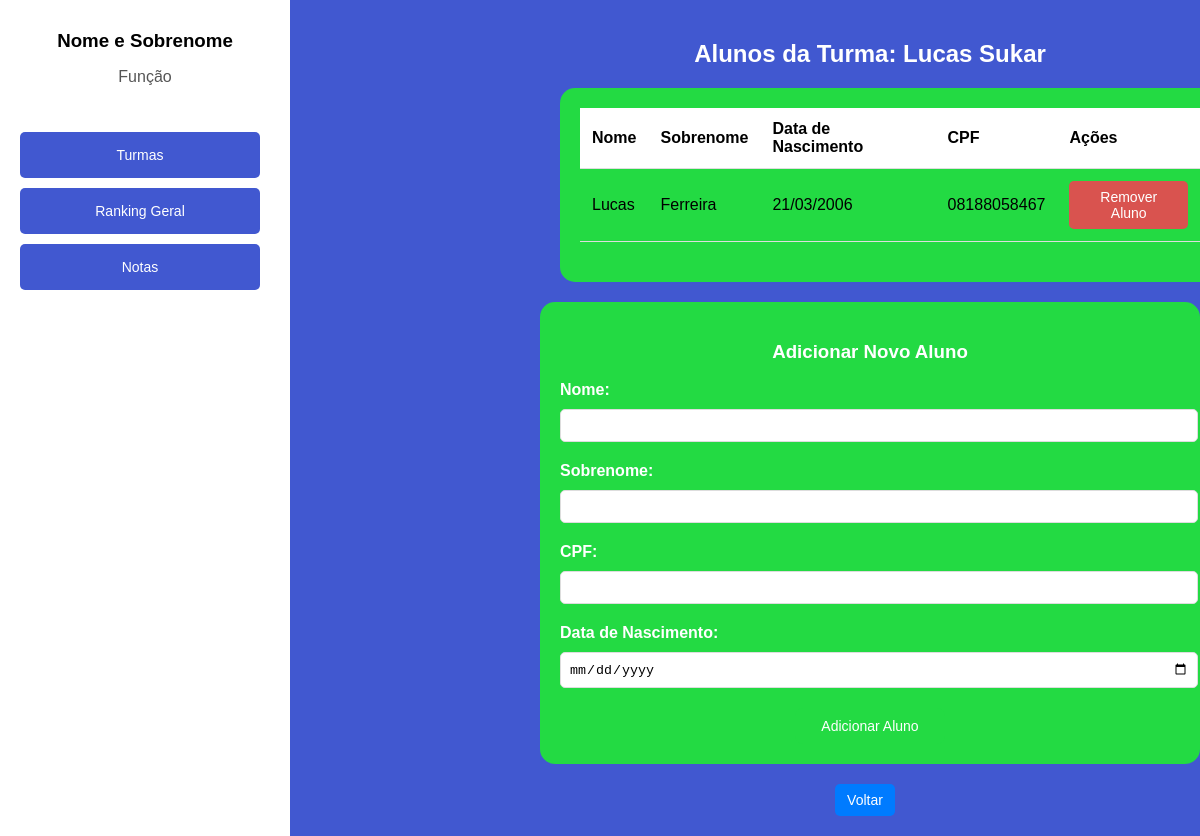
The page /cadastros/turmas/2/alunos/ (signed in) on the database its author committed.
### cadastros/models.py (models this page shows, shortened)
class Turma(models.Model):
    nome = models.CharField(max_length=100)
    unidade = models.ForeignKey(Unidade, on_delete=models.CASCADE, related_name='turmas')

class Aluno(models.Model):
    nome = models.CharField(max_length=30)
    sobrenome = models.CharField(max_length=30)
    cpf = models.CharField(max_length=11, unique=True)
    data_nascimento = models.DateField(blank=True,null=True) # Novo campo para data de nascimento #O usuário vai inserir a data de nascimento e o programa irá calcular a idade
    idade = models.IntegerField(null=True,blank=True)  # Você pode calcular a idade a partir da data de nascimento
    turma = models.ForeignKey(Turma, on_delete=models.CASCADE, related_name='alunos')
    user = models.OneToOneField(User, on_delete=models.CASCADE, null=True, blank=True, related_name='aluno')

### cadastros/views.py (the view, shortened to what this page needs)
# urls.py: path('turmas/<int:turma_id>/alunos/', AlunoView.as_view(), name='listar_alunos'),
class AlunoView(TurmaView):
    login_url = '/login/'
    template_name_list = 'alunos.html'
    template_name_add = 'adicionar_aluno.html'
    def get(self, request, turma_id, aluno_id=None):
        turma = get_object_or_404(Turma, id=turma_id)
        if aluno_id:
            aluno = get_object_or_404(Aluno, id=aluno_id)
            return render(request, self.template_name_edit, {'turma': turma, 'aluno': aluno})
        elif request.path.endswith('adicionar/'):
            return render(request, self.template_name_add, {'turma': turma})
        else:
            alunos = Aluno.objects.filter(turma=turma)
            return render(request, self.template_name_list, {'turma': turma, 'alunos': alunos})

### cadastros/templates/alunos.html (shortened to what this page needs)
<!DOCTYPE html>
<html lang="pt-br">
<head>
</head>
<body>
    <div class="sidebar">
        <div class="profile">
            <h3>Nome e Sobrenome</h3>
            <p>Função</p>
        </div>
        <nav>
            <a href="{% url 'turmas' %}">Turmas</a>
            <a href="#">Ranking Geral</a>
            <a href="#">Notas</a>
        </nav>
    </div>
    <div class="container">
        <h2>Alunos da Turma: {{ turma.nome }}</h2>
        <div class="table-container">
            <table>
                <thead>
                    <tr>
                        <th>Nome</th>
                        <th>Sobrenome</th>
                        <th>Data de Nascimento</th>
                        <th>CPF</th>
                        <th>Ações</th>
                    </tr>
                </thead>
                <tbody>
                    {% for aluno in alunos %}
                    <tr>
                        <td>{{ aluno.nome }}</td>
                        <td>{{ aluno.sobrenome }}</td>
                        <td>{{ aluno.data_nascimento|date:"d/m/Y" }}</td>
                        <td>{{ aluno.cpf }}</td>
                        <td>
                            <form method="post" action="{% url 'remover_aluno' turma.id aluno.id %}" style="display:inline;">
                                <button type="button" class="remover-aluno" onclick="confirmarRemocao(this.form)">Remover Aluno</button>
                            </form>
                        </td>
                    </tr>
                    {% endfor %}
                </tbody>
            </table>
        </div>
        <div class="add-aluno-container">
            <h3>Adicionar Novo Aluno</h3>
            <form method="POST" action="{% url 'adicionar_aluno' turma.id %}">
                <label for="nome">Nome:</label>
                <input type="text" id="nome" name="nome" required><br>
                <label for="sobrenome">Sobrenome:</label>
                <input type="text" id="sobrenome" name="sobrenome" required><br>
                <label for="cpf">CPF:</label>
                <input type="text" id="cpf" name="cpf" required pattern="\d{11}" title="Digite um CPF válido (11 dígitos)"><br>
                <label for="data_nascimento">Data de Nascimento:</label>
                <input type="date" id="data_nascimento" name="data_nascimento" required><br>
                <button type="submit" class="add-aluno">Adicionar Aluno</button>
            </form>
        </div>
        <a href="{% url 'turmas' %}" class="back-link">Voltar</a>
    </div>
</body>
</html>

### cadastros/templates/alunos.html (style rules this page uses)
body { font-family: Arial, sans-serif; background-color: rgb(65, 88, 208); color: #333; margin: 0; padding: 0; display: flex; height: 100vh; flex-direction: column; }
.sidebar { width: 250px; background-color: white; padding: 20px; color: black; display: flex; flex-direction: column; justify-content: flex-start; position: relative; }
.sidebar .profile { text-align: center; margin-bottom: 30px; }
.sidebar .profile h3 { margin: 10px 0 5px; color: black; }
.sidebar .profile p { color: #555; }
.sidebar nav { display: flex; flex-direction: column; }
.sidebar nav a { text-decoration: none; color: white; padding: 15px; border-radius: 5px; background-color: rgb(65, 88, 208); margin-bottom: 10px; text-align: center; }
.container { flex: 1; padding: 20px; background-color: rgb(65, 88, 208); color: white; display: flex; flex-direction: column; align-items: center; overflow-y: auto; }
h2 { text-align: center; color: #fff; margin-top: 20px; }
.table-container { margin: 0 auto; padding: 20px; max-width: 800px; background-color: rgb(35, 218, 67); border-radius: 15px; color: black; width: 100%; }
table { width: 100%; border-collapse: collapse; margin-bottom: 20px; }
th, td { text-align: left; padding: 12px; border-bottom: 1px solid #ddd; }
th { background-color: #ffffff; color: black; font-weight: bold; }
a, button { background-color: #007BFF; color: white; text-decoration: none; padding: 8px 12px; border-radius: 5px; font-size: 14px; cursor: pointer; border: none; }
a { margin-right: 10px; }
.remover-aluno { background-color: #D9534F; }
.add-aluno-container { margin-top: 30px; text-align: center; background-color: rgb(35, 218, 67); padding: 20px; border-radius: 15px; width: 100%; max-width: 800px; }
.add-aluno-container form { display: inline-block; text-align: left; width: 100%; }
label { color: white; font-weight: bold; }
input[type="text"], input[type="number"], input[type="date"] { width: 100%; padding: 8px; margin: 10px 0 20px 0; border-radius: 5px; border: 1px solid #ddd; }
.add-aluno { background-color: rgb(35, 218, 67); color: white; padding: 10px 20px; border-radius: 8px; text-decoration: none; display: block; width: 150px; margin: 0 auto; text-align: center; }
.back-link { display: block; text-align: center; margin-top: 20px; color: white; text-decoration: none; }
@media (min-width: 768px) { body { flex-direction: row; } }
@media (min-width: 768px) { .container { padding: 20px; flex: 1; margin-left: 250px; } }
@media (min-width: 768px) { .sidebar { flex: 0 0 250px; } }
@media (min-width: 768px) { .add-aluno-container { margin-top: 20px; } }

### rows shown on the page
Turma: nome "Lucas Sukar"
Aluno: nome "Lucas", sobrenome "Ferreira", data_nascimento "21/03/2006", cpf "08188058467"
